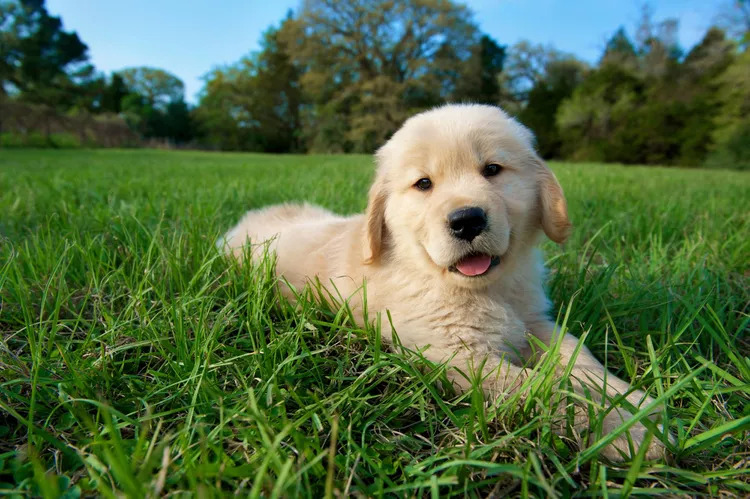
#> input picture imgs/dog.jpg, 750 x 499 px, found by its file name
$ python main.py
#> lines starting #> are read from the running program, lines starting #| are printed output that depends on the picture; after the words box and inside, x2 and y2 are one past the last pixel; in counts of white or black regions, pixels touching at a corner belong together
import cv2
import numpy as np
import matplotlib.pyplot as plt

def otsu_threshold(image):
    # 1. 计算直方图
    hist, bins = np.histogram(image.flatten(), 256, [0, 256])

    # 2. 计算归一化直方图
    hist_norm = hist / float(hist.sum())

    # 3. 计算累计和
    cumulative_sum = np.cumsum(hist_norm)

    # 4. 计算累计均值
    cumulative_mean = np.cumsum(hist_norm * np.arange(256))

    # 5. 计算类间方差
    global_mean = cumulative_mean[-1]
    between_class_variance = ((global_mean * cumulative_sum - cumulative_mean) ** 2) / (cumulative_sum * (1 - cumulative_sum))

    # 6. 找到最大类间方差对应的阈值
    optimal_threshold = np.argmax(between_class_variance)

    # 7. 应用阈值进行分割
    _, binary_image = cv2.threshold(image, optimal_threshold, 255, cv2.THRESH_BINARY)

    return optimal_threshold, binary_image

# 读取图像
image = cv2.imread('imgs/dog.jpg', cv2.IMREAD_GRAYSCALE)
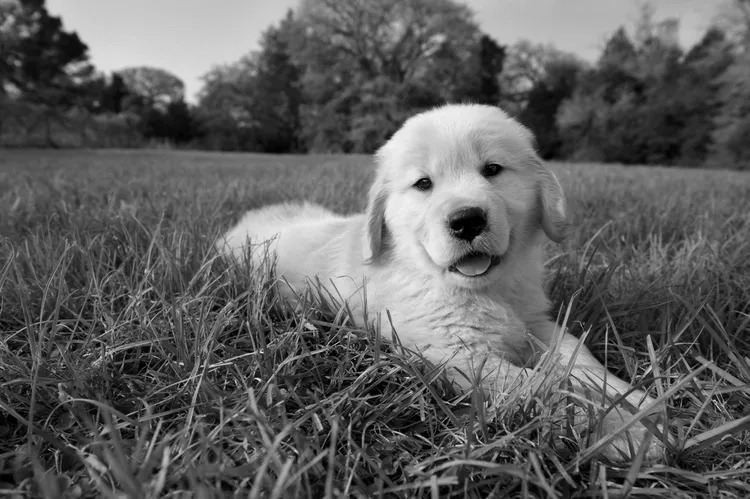
#> image: shape (499, 750); min 0, max 244, mean 95.6

# 进行Otsu阈值分割
optimal_threshold, binary_image = otsu_threshold(image)
#> in otsu_threshold, `hist, bins = np.histogram(image.flatten(), 256, [0, 256])`: hist = 256 values, max 3364 at index 79, min 0 at index 245, mean 1461.9; bins = 257 values from 0 to 256
#> in otsu_threshold, `hist_norm = hist / float(hist.sum())`: hist_norm = 256 values, max 0.00899 at index 79, min 0 at index 245, mean 0.00391
#> in otsu_threshold, `cumulative_sum = np.cumsum(hist_norm)`: cumulative_sum = 256 values from 0.00153 to 1
#> in otsu_threshold, `cumulative_mean = np.cumsum(hist_norm * np.arange(256))`: cumulative_mean = 256 values from 0 to 95.59
#> in otsu_threshold, `global_mean = cumulative_mean[-1]`: global_mean = 95.59
#> in otsu_threshold, `between_class_variance = ((global_mean * cumulative_sum - cumulative_m..`: between_class_variance = 256 values, max 2113.2 at index 121, min -9.09e-13 at index 244, mean 1198.1
#> in otsu_threshold, `optimal_threshold = np.argmax(between_class_variance)`: optimal_threshold = 121
#> in otsu_threshold, `_, binary_image = cv2.threshold(image, optimal_threshold, 255, cv2.THR..`:
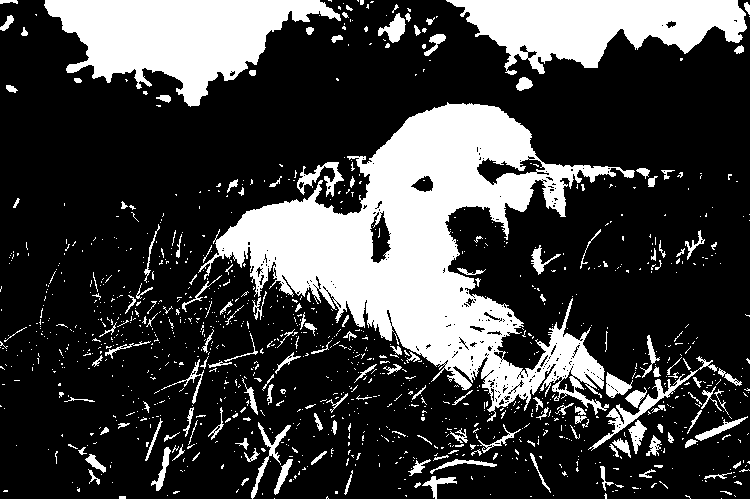
#> binary_image: shape (499, 750); 25.4% white; 1181 white regions (1016 under 20 px), largest, box (x1, y1, x2, y2) and area: (198, 102, 635, 422) 47914, (44, 0, 341, 107) 16554, (446, 0, 747, 75) 13108
#> optimal_threshold = 121

# 显示结果
plt.figure(figsize=(10, 5))
plt.subplot(1, 2, 1)
plt.title('Original Image')
plt.imshow(image, cmap='gray')
plt.axis('off')

plt.subplot(1, 2, 2)
plt.title('Otsu Thresholding')
plt.imshow(binary_image, cmap='gray')
plt.axis('off')

plt.show()
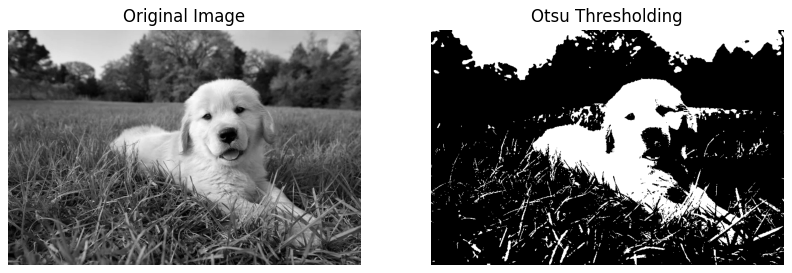
#> figure drawn by matplotlib, 2 panels

print(f'Optimal Threshold: {optimal_threshold}')
#| Optimal Threshold: 121
